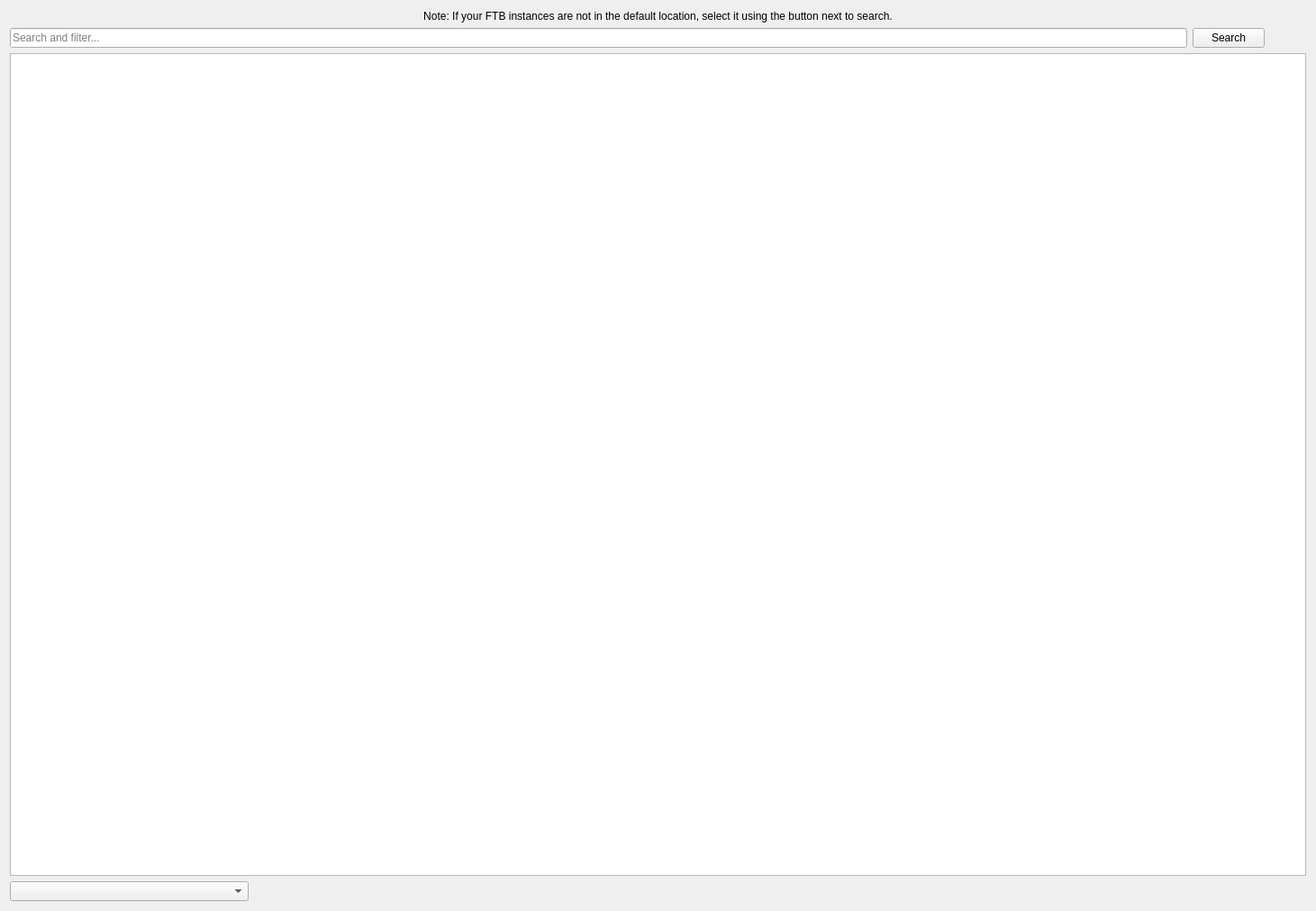
<?xml version="1.0" encoding="UTF-8"?>
<ui version="4.0">
 <class>FTBImportAPP::ImportFTBPage</class>
 <widget class="QWidget" name="FTBImportAPP::ImportFTBPage">
  <property name="geometry">
   <rect>
    <x>0</x>
    <y>0</y>
    <width>1461</width>
    <height>1011</height>
   </rect>
  </property>
  <layout class="QGridLayout" name="gridLayout">
   <item row="2" column="1">
    <widget class="QTreeView" name="modpackList">
     <property name="maximumSize">
      <size>
       <width>16777215</width>
       <height>16777215</height>
      </size>
     </property>
    </widget>
   </item>
   <item row="3" column="1">
    <layout class="QHBoxLayout" name="horizontalLayout_2">
     <item>
      <widget class="QComboBox" name="sortByBox">
       <property name="minimumSize">
        <size>
         <width>265</width>
         <height>0</height>
        </size>
       </property>
      </widget>
     </item>
     <item>
      <spacer name="horizontalSpacer">
       <property name="orientation">
        <enum>Qt::Horizontal</enum>
       </property>
       <property name="sizeHint" stdset="0">
        <size>
         <width>40</width>
         <height>20</height>
        </size>
       </property>
      </spacer>
     </item>
    </layout>
   </item>
   <item row="1" column="1">
    <layout class="QHBoxLayout" name="horizontalLayout">
     <item>
      <widget class="QLineEdit" name="searchEdit">
       <property name="placeholderText">
        <string>Search and filter...</string>
       </property>
       <property name="clearButtonEnabled">
        <bool>true</bool>
       </property>
      </widget>
     </item>
     <item>
      <widget class="QPushButton" name="pushButton">
       <property name="text">
        <string>Search</string>
       </property>
      </widget>
     </item>
     <item>
      <widget class="QPushButton" name="browseButton">
       <property name="toolTip">
        <string>Select FTBApp instances directory</string>
       </property>
       <property name="text">
        <string/>
       </property>
       <property name="icon">
        <iconset theme="viewfolder">
         <normaloff>.</normaloff>.</iconset>
       </property>
       <property name="flat">
        <bool>true</bool>
       </property>
      </widget>
     </item>
    </layout>
   </item>
   <item row="0" column="1">
    <widget class="QLabel" name="label">
     <property name="text">
      <string>Note: If your FTB instances are not in the default location, select it using the button next to search.</string>
     </property>
     <property name="alignment">
      <set>Qt::AlignCenter</set>
     </property>
    </widget>
   </item>
  </layout>
 </widget>
 <resources/>
 <connections/>
</ui>
